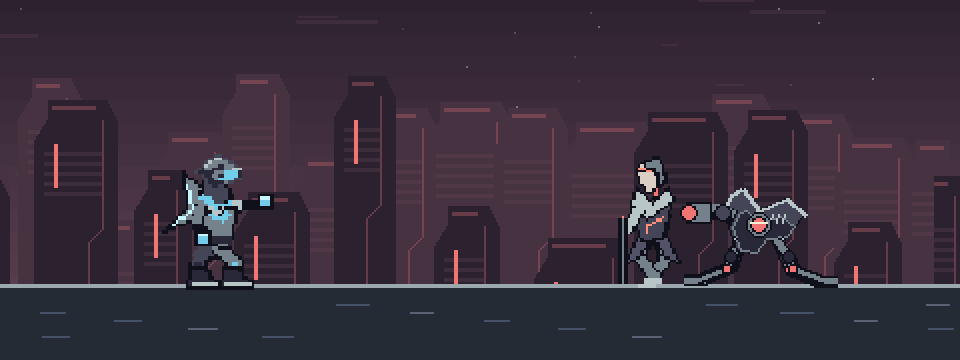
#> input picture game/art/proof/cutscene.png, 960 x 360 px
$ python -i characters.py   (imports and definitions only)
#> lines starting #> are read from the running program, lines starting #| are printed output that depends on the picture
"""Original articulated pixel drawings. Origin is the midpoint between grounded feet."""
from math import sin, cos, pi
from PIL import Image, ImageDraw

INK='#10101a'; DARK='#292838'; SHADOW='#444658'; STEEL='#75818b'; SILVER='#b9c6c7'; WHITE='#f1f1d9'
NAMES=['Vela','Offset','Ione','Maglio','Spola']
ACCENTS=['#72cdeb','#fb7887','#81dfbe','#f59a6d','#ffd276']
LIT=['#c8f6ff','#ffb6a4','#c8ffdd','#ffe2ab','#fff1b6']
# Raised sail helmet, slit mask, floating ceramic diadem, welding hood, goggles.
HEADS=[
['      ss      ','    sswwss    ','   swmmmmmss  ','  swmmmddmmms ',' sdmmddddmmwww','sdddddmmmttttd','  sddmmddttttd','   sddmtttttss','   sdddddmss  ','    sddss     '],
['     dds      ','    dsms      ','  ddsmmsdd    ',' dsmmsdddss   ','dsmssdddddss  ','dddsdmmmmmtttd','  ddddssstttsd','   ddssdddddd ','    dsmssdds  ','     dddsdd   '],
['  ss      ws  ',' ssws    sws  ','  smss  smms  ','  swwmmmwws   ','  smwwwwmmws  ',' swwmmmmmmmws ',' ssssmmmtttds ','   smmtttttds ','    smmmdmss  ','     smmwss   '],
['  dddddddd    ',' dsmwwwwmmdd  ','dswwsmmmmsssd ','dssmmmmmddmsd ','dsmddmmwwwwsd ','dsmmdtttttttd ',' dmmddttttddd ',' dssmddssmmdd ','  dsmmmsdmms  ','    ddwwssd   '],
['     dss    ds','    dswss  dsd','  sssmmmssddsd',' smwmmmsmwwssd','smsmmmsmwwwsss','dswttssdtttwdd','dsmtttsdtttwds',' dsmsssmsmsssd','  dsmmmsssms  ','   ddsssdss   ']
]
POSES=['idle','idleLong','blink','walk','jog','run','max','accelerate','skid','turn','crouch','look','jump','fall','land','roll','charge','dash','push','balance','spring','grind','swim','drown','hurt','knockback','defeat','respawn','victory','select','dialogue','cinematic','attack','special','transform','superAttack','revert','hover','fly','climb','glide','trick']
NFRAMES=8

# [164 lines left out: function draw_hero, not called in this run]

def portrait(i,frame=None):
    # Bespoke neutral busts: recollect the same visible helmets and equipment from the sprites.
    base=Image.new('RGB',(64,64),DARK);d=ImageDraw.Draw(base);a=ACCENTS[i]
    for y in range(64):
        if y%4==0:d.line((0,y,63,y),fill='#303141')
    d.polygon([(0,64),(64,8),(64,20),(12,64)],fill=SHADOW)
    for j in range(3):d.line((0,4+j*3,15-j*3,4+j*3),fill=STEEL)
    state='select' if frame is None or frame<3 else ('blink' if frame in (3,4) else 'dialogue')
    sprite=draw_hero(i,state,2 if frame is None else frame)
    bust=sprite.crop((16,10,48,42)).resize((64,64),Image.Resampling.NEAREST)
    base.paste(bust,(0,4),bust)
    d.line((2,60,18,60),fill=a,width=2)
    return base

>>> import cv2
>>> picture = cv2.imread('proof/cutscene.png', cv2.IMREAD_GRAYSCALE)
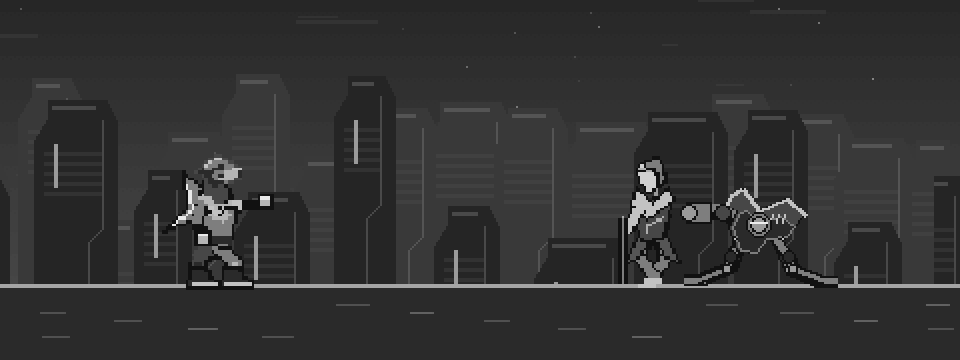
#> picture: shape (360, 960); min 17, max 238, mean 49.7
>>> result = portrait(picture)
#> in portrait, `base = Image.new('RGB', (64, 64), DARK)`:
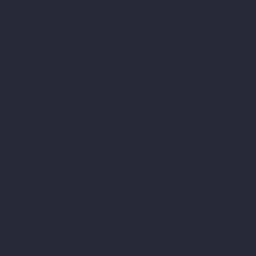
#> base: PIL image 64x64 RGB (shown 4 times larger); mean R, G, B 41, 40, 56
#> (the run stopped early here; a loop or call above may not have finished)
